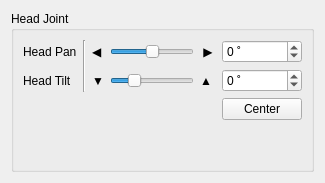
         <widget class="QWidget" name="tab_head_control_module">
          <property name="enabled">
           <bool>true</bool>
          </property>
          <attribute name="title">
           <string>Head Control</string>
          </attribute>
          <layout class="QVBoxLayout" name="verticalLayout_7">
           <item>
            <widget class="QGroupBox" name="groupBox_2">
             <property name="title">
              <string>Head Joint</string>
             </property>
             <layout class="QGridLayout" name="gridLayout_6">
              <item row="1" column="3">
               <widget class="QSlider" name="head_tilt_slider">
                <property name="maximumSize">
                 <size>
                  <width>400</width>
                  <height>16777215</height>
                 </size>
                </property>
                <property name="minimum">
                 <number>-20</number>
                </property>
                <property name="maximum">
                 <number>60</number>
                </property>
                <property name="singleStep">
                 <number>3</number>
                </property>
                <property name="orientation">
                 <enum>Qt::Horizontal</enum>
                </property>
               </widget>
              </item>
              <item row="0" column="5" colspan="2">
               <widget class="QSpinBox" name="head_pan_spinbox">
                <property name="suffix">
                 <string> ˚</string>
                </property>
                <property name="minimum">
                 <number>-90</number>
                </property>
                <property name="maximum">
                 <number>90</number>
                </property>
                <property name="singleStep">
                 <number>3</number>
                </property>
               </widget>
              </item>
              <item row="0" column="2">
               <widget class="QLabel" name="label_5">
                <property name="maximumSize">
                 <size>
                  <width>20</width>
                  <height>16777215</height>
                 </size>
                </property>
                <property name="text">
                 <string>◀</string>
                </property>
               </widget>
              </item>
              <item row="2" column="5" colspan="2">
               <widget class="QPushButton" name="head_center_button">
                <property name="text">
                 <string>Center</string>
                </property>
               </widget>
              </item>
              <item row="1" column="5" colspan="2">
               <widget class="QSpinBox" name="head_tilt_spinbox">
                <property name="suffix">
                 <string> ˚</string>
                </property>
                <property name="minimum">
                 <number>-90</number>
                </property>
                <property name="maximum">
                 <number>90</number>
                </property>
                <property name="singleStep">
                 <number>3</number>
                </property>
               </widget>
              </item>
              <item row="0" column="4">
               <widget class="QLabel" name="label_6">
                <property name="maximumSize">
                 <size>
                  <width>20</width>
                  <height>16777215</height>
                 </size>
                </property>
                <property name="text">
                 <string> ▶ </string>
                </property>
               </widget>
              </item>
              <item row="0" column="0">
               <widget class="QLabel" name="label_3">
                <property name="text">
                 <string>Head Pan</string>
                </property>
               </widget>
              </item>
              <item row="0" column="3">
               <widget class="QSlider" name="head_pan_slider">
                <property name="maximumSize">
                 <size>
                  <width>400</width>
                  <height>16777215</height>
                 </size>
                </property>
                <property name="minimum">
                 <number>-90</number>
                </property>
                <property name="maximum">
                 <number>90</number>
                </property>
                <property name="singleStep">
                 <number>3</number>
                </property>
                <property name="orientation">
                 <enum>Qt::Horizontal</enum>
                </property>
               </widget>
              </item>
              <item row="1" column="0">
               <widget class="QLabel" name="label_4">
                <property name="text">
                 <string>Head Tilt</string>
                </property>
               </widget>
              </item>
              <item row="3" column="0">
               <spacer name="verticalSpacer_4">
                <property name="orientation">
                 <enum>Qt::Vertical</enum>
                </property>
                <property name="sizeHint" stdset="0">
                 <size>
                  <width>20</width>
                  <height>40</height>
                 </size>
                </property>
               </spacer>
              </item>
              <item row="0" column="1" rowspan="2">
               <widget class="Line" name="line_4">
                <property name="orientation">
                 <enum>Qt::Vertical</enum>
                </property>
               </widget>
              </item>
              <item row="1" column="2">
               <widget class="QLabel" name="label_7">
                <property name="text">
                 <string>▼</string>
                </property>
               </widget>
              </item>
              <item row="1" column="4">
               <widget class="QLabel" name="label_8">
                <property name="text">
                 <string>▲</string>
                </property>
               </widget>
              </item>
             </layout>
            </widget>
           </item>
          </layout>
         </widget>
